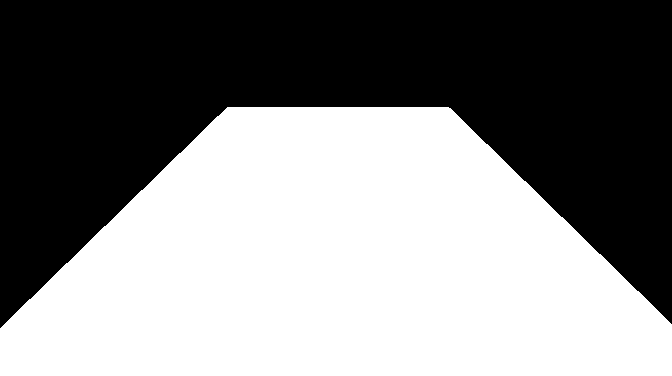
#> input picture phase2/agribot/images/front-mask02.png, 672 x 376 px
$ python -i vision.py   (imports and definitions only)
#> lines starting #> are read from the running program, lines starting #| are printed output that depends on the picture; after the words box and inside, x2 and y2 are one past the last pixel; in counts of white or black regions, pixels touching at a corner belong together
import cv2
import os
import numpy as np

from cv_bridge import CvBridge
from functools import reduce


FRONT_CAM_IMAGE_WIDTH = 672
FRONT_CAM_IMAGE_HEIGHT = 376

# [1 line not run here, left out]

BRIGHTNESS_ALPHA_ADJUST = 1.5
BRIGHTNESS_BETA_ADJUST = 10

FRONT_CAM_LEFT_POINT_REF = np.array((150, 360))
FRONT_CAM_RIGHT_POINT_REF = np.array((522, 360))

# [1 line that did not run here, left out]


def imgmsg_to_cv2(imgmsg):
    return _BRIDGE_OBJ.imgmsg_to_cv2(imgmsg)


def cv2_to_imgmsg(img):
    return _BRIDGE_OBJ.cv2_to_imgmsg(img)


# The OpenCV HSV rate is a bit different from the most commonly
# used rates.
def cvt_common_hsv_to_opencv_hsv(hsv, ch01rate = 8):
    return np.array((ch01rate, 255, 255)) * hsv


FRONT_CAM_LANE_THRESHOLDING_LOWER_BOUND = cvt_common_hsv_to_opencv_hsv((0.055, 0.537, 0.241)) - 5
FRONT_CAM_LANE_THRESHOLDING_UPPER_BOUND = cvt_common_hsv_to_opencv_hsv((0.874, 1.0, 1.0)) + 5
FRONT_CAM_PLANTS_THRESHOLDING_LOWER_BOUND = cvt_common_hsv_to_opencv_hsv((0.153, 0.537, 0.0), 180) - 5
FRONT_CAM_PLANTS_THRESHOLDING_UPPER_BOUND = cvt_common_hsv_to_opencv_hsv((0.939, 1.0, 0.7), 180) + 5
LAT_CAM_PLANTS_THRESHOLDING_LOWER_BOUND = cvt_common_hsv_to_opencv_hsv((0.0, 0.3, 0.496), 180)
LAT_CAM_PLANTS_THRESHOLDING_UPPER_BOUND = cvt_common_hsv_to_opencv_hsv((0.931, 0.5, 1.0), 180)


def mask_image(image, mask):
    return cv2.bitwise_and(image, image, mask = mask)


def cvt_bgr_to_hsv(image):
    return cv2.cvtColor(image, cv2.COLOR_BGR2HSV)


def adjust_image_brightness(image, alpha: float = BRIGHTNESS_ALPHA_ADJUST, beta: float = BRIGHTNESS_BETA_ADJUST):
    return cv2.convertScaleAbs(image, alpha=alpha, beta=beta)


def canny(image, thresh1: int = 50, thresh2: int = 100, apply_blur: bool = False):
    gray = cv2.cvtColor(image, cv2.COLOR_RGB2GRAY)

    if apply_blur is True:
        gray = cv2.GaussianBlur(gray, (5, 5), 0)

    return cv2.Canny(gray, thresh1, thresh2)


# [25 lines left out: functions detect_color_profile, detect_front_cam_lanes, detect_front_cam_plants, not called in this run]


def hough_lines(image, min_line_len: int = 20, max_line_gap: int = 20, apply_canny: bool = True):
    if apply_canny is True:
        image = canny(image, apply_blur = True)
    return cv2.HoughLinesP(image, 2, np.pi / 180, 10, np.array([]), min_line_len, max_line_gap)


# [32 lines left out: functions draw_lines_on_image, make_line_detection, not called in this run]

>>> import cv2
>>> picture = cv2.imread('../../../images/front-mask02.png')
#> picture is the input picture: shape (376, 672, 3); 52% white; 1 black region, box (x1, y1, x2, y2) and area: (0, 0, 672, 328) 121246
>>> result = hough_lines(picture)
#> in canny, `return cv2.Canny(gray, thresh1, thresh2)`:
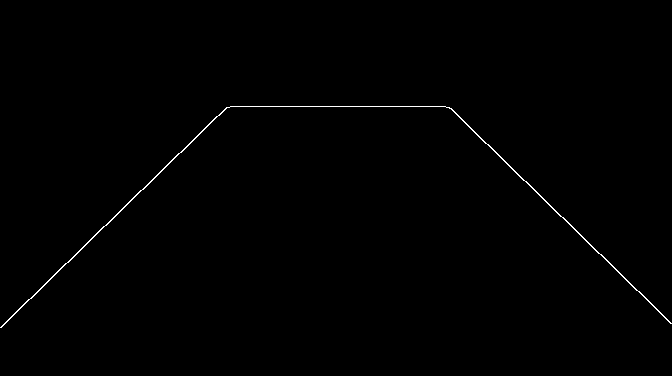
#> returned value: shape (376, 672); 0.43% white in thin lines or dots, all inside (x1, y1, x2, y2) = (0, 106, 672, 328)
#> result = 15 rows, first 6: [514, 171, 671, 323], [31, 298, 103, 226], [230, 106, 445, 106], [68, 262, 140, 190], [449, 107, 488, 144], [1, 327, 28, 299]
